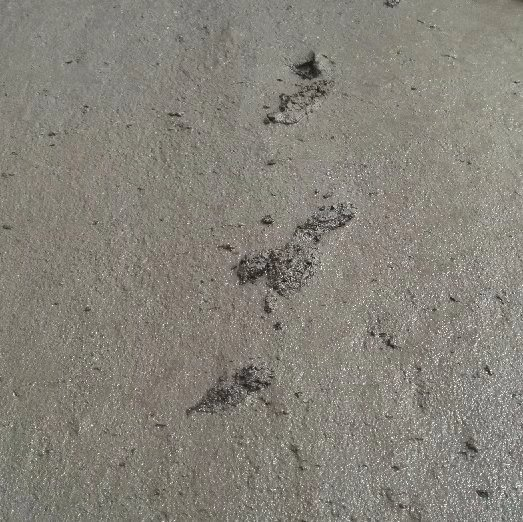
#> input picture python/code_064/shuini.jpg, 523 x 522 px
$ python opencv_064.py
#> lines starting #> are read from the running program, lines starting #| are printed output that depends on the picture; after the words box and inside, x2 and y2 are one past the last pixel; in counts of white or black regions, pixels touching at a corner belong together
import cv2 as cv
import numpy as np

src = cv.imread("shuini.jpg")
#> src is the input picture: shape (522, 523, 3); mean B, G, R 121.3, 130.4, 133.9
cv.namedWindow("input", cv.WINDOW_AUTOSIZE)
cv.imshow("input", src)

# 高斯模糊去噪声
gray = cv.cvtColor(src, cv.COLOR_BGR2GRAY)
dst = cv.GaussianBlur(gray, (9, 9), 2, 2)
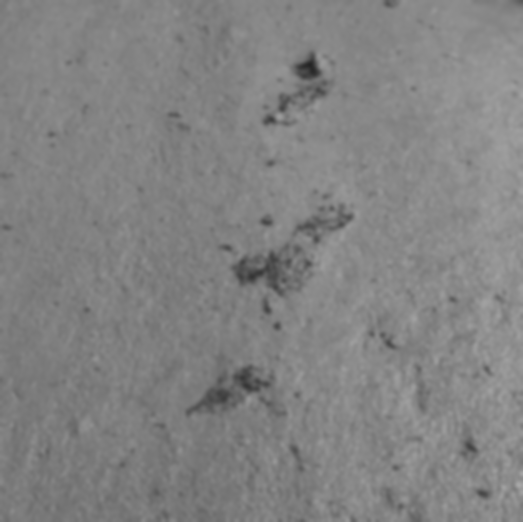
#> dst: shape (522, 523); min 36, max 168, mean 130.5
binary_1 = cv.adaptiveThreshold(dst, 255, cv.ADAPTIVE_THRESH_GAUSSIAN_C,
                              cv.THRESH_BINARY_INV, 45, 15)
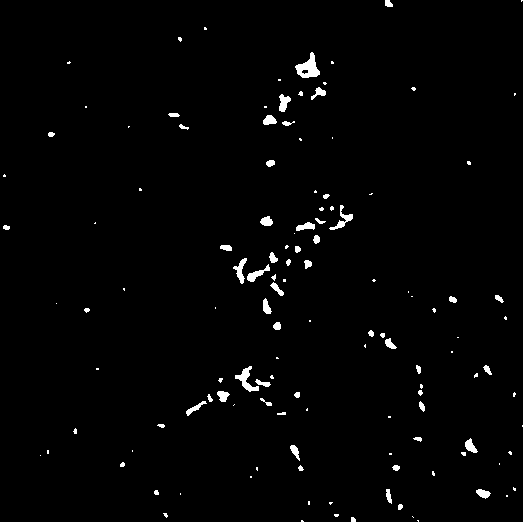
#> binary_1: shape (522, 523); 1.5% white; 128 white regions (71 under 20 px), largest, box (x1, y1, x2, y2) and area: (295, 52, 320, 78) 335, (235, 366, 259, 392) 227, (329, 205, 353, 230) 163

# 开操作
se = cv.getStructuringElement(cv.MORPH_RECT, (5, 5), (-1, -1))
binary = cv.morphologyEx(binary_1, cv.MORPH_OPEN, se)
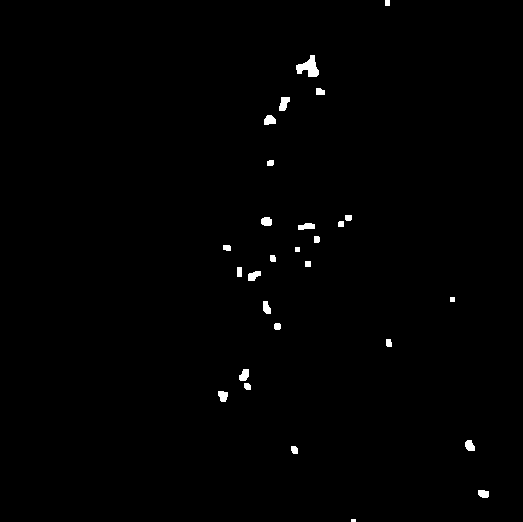
#> binary: shape (522, 523); 0.67% white; 28 white regions (1 under 20 px), largest, box (x1, y1, x2, y2) and area: (296, 55, 319, 77) 282, (279, 97, 290, 111) 109, (264, 115, 276, 125) 95

cv.imshow("binary", np.hstack((binary_1,gray,binary)))
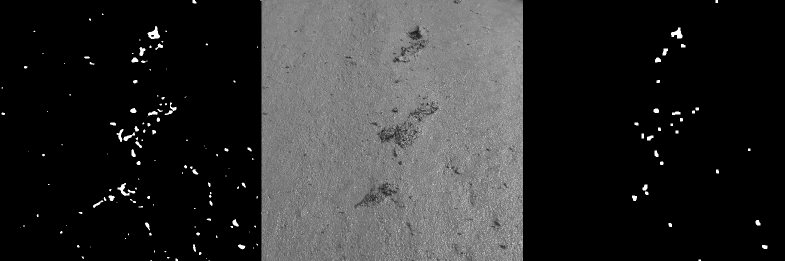
#> window 'binary': shape (522, 1569) (shown at 1/2 size); min 0, max 255, mean 45.3

cv.waitKey(0)
cv.destroyAllWindows()
